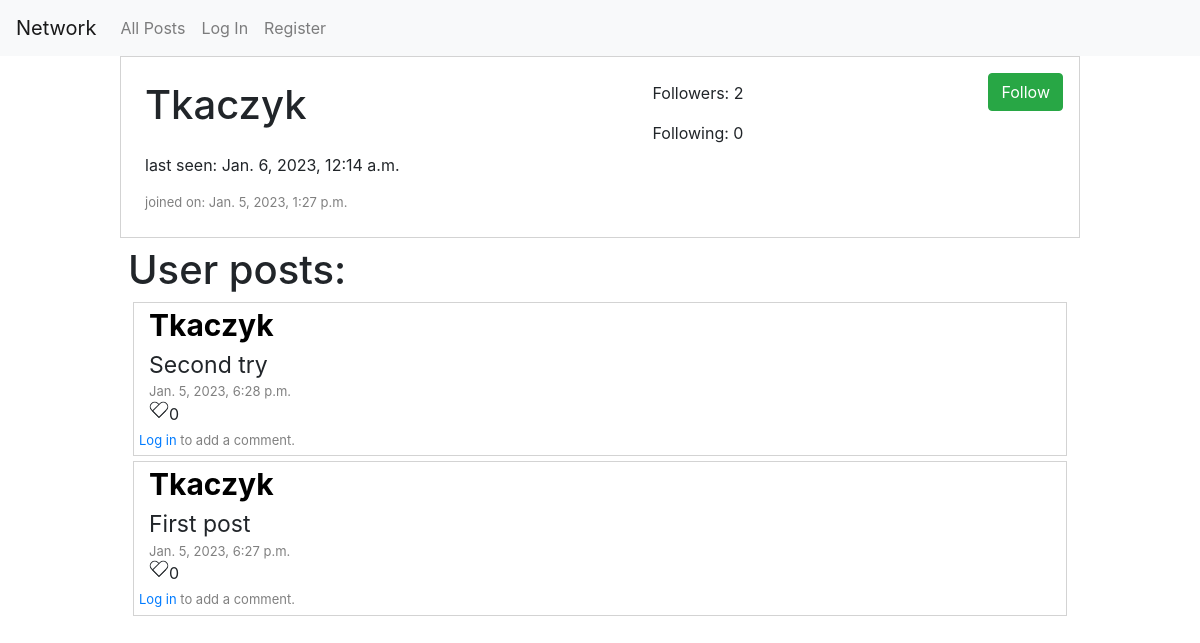
The page /profil/Tkaczyk on the database as committed earlier.
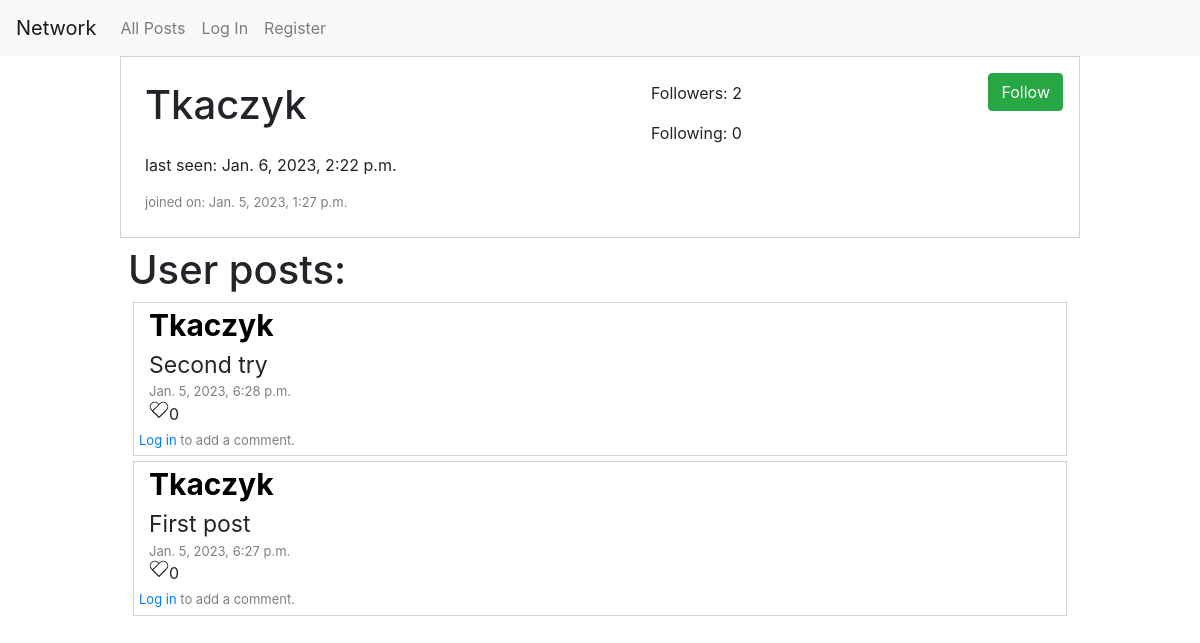
The same page on the database as committed later.
### network/models.py (models this page shows)
class User(AbstractUser):
    followers = models.ManyToManyField("self", blank=True, related_name="followers")
    following = models.ManyToManyField("self", blank=True, related_name="following")

### network/views.py (the view)
# urls.py: path("profil/<str:username>", views.profil, name="profil"),
def profil(request, username):
    try:
        user = User.objects.get(username=username)
    except ObjectDoesNotExist:
        message = "stop playing with links"
        return render(request, "network/profil.html", {
            "message": message
        })
    followers = user.followers.all()
    posts = Post.objects.filter(owner=user).order_by('-timestamp')
    paginator = Paginator(posts, 10)
    page_number = request.GET.get('page')
    page_obj = paginator.get_page(page_number)
    return render(request, "network/profil.html", {
        "user_data": user,
        "followers": followers,
        "posts": page_obj,
        "number": paginator.num_pages
    })

### network/templates/network/profil.html (shortened to what the changed rows need)
{% extends "network/layout.html" %}
{% block body %}
      {% if not message %}
            <div class="d-flex align-items-center flex-column">
                  <div class="p-2 d-flex" id="new_post_container">
                        <div class="p-2 d-flex flex-column">
                              <div class="p-2">
                                    <h1>{{ user_data.username }}</h1>
                              </div>
                              <div class="p-2">
                                    last seen: {{ user_data.last_login }}
                              </div>
                              <div class="p-2" id="post_timestamp">
                                    joined on: {{ user_data.date_joined }}
                              </div>
                        </div>
                        <div class="p-2 d-flex flex-column ml-auto">
                              <div class="p-2">
                                    Followers: {{ user_data.followers.count }}
                              </div>
                              <div class="p-2">
                                    Following: {{ user_data.following.count }}
                              </div>
                        </div>
                        <div class="p-2 ml-auto">
                              {% if not user_data == user %}
                                    {% if user in followers %}
                                          <form method="POST" action="{% url 'follow' username=user_data.username %}">
                                                {% csrf_token %}
                                                <button type="submit" class="btn btn-danger">Unfollow</button>
                                          </form>
                                    {% else %}
                                          <form method="POST" action="{% url 'follow' username=user_data.username %}">
                                                <button type="submit" class="btn btn-success">Follow</button>
                                          </form>
                                    {% endif %}
                              {% endif %}
                        </div>
                  </div>
                  <div class="d-flex flex-column" id="posts_container">
                  <div class="p-2">
                        <h1>User posts:</h1>
                        {% if posts %}
                              {% for post in posts %}
                                    <div class="post">
                                    <div id="post_author">
                                          <a href="{% url 'profil' username=post.owner %}" style="color: black;"><strong>{{ post.owner }}</strong></a>
                                    </div>
                                    <div id="post_content">
                                          {{ post.content }}
                                    </div>
                                    <div id="post_timestamp">
                                          {{ post.timestamp }}
                                    </div>
                                    <div class="d-flex" id="post_likes">
                                          <div id="heart"></div>{{ post.likes.count }}
                                    </div>
                                    {% if user.is_authenticated %}
                                          <form method="POST" class="form-inline">
                                                <input type="text" class="form-control" name="comment_content" placeholder="Add a comment..." style="width: 30%; margin: 10px;">
                                                <button type="submit" class="btn btn-secondary">Comment</button>
                                          </form>
                                    {% else %}
                                          <div id="post_timestamp" style="margin: 5px;">
                                                <a href="{% url 'login' %}">Log in</a> to add a comment.
                                          </div>
                                    {% endif %}
                                    </div>
                              {% endfor %}
                        {% else %}
                              <h5>User has no posts yet.</h5>
                        {% endif %}
                  </div>
            </div>
      {% else %}
            <h1>{{ message }}</h1>
      {% endif %}
{% endblock %}

Rows that differ between the two databases and show on the page:
changed User "Tkaczyk": last_login "Jan. 6, 2023, 12:14 a.m." → "Jan. 6, 2023, 2:22 p.m."
